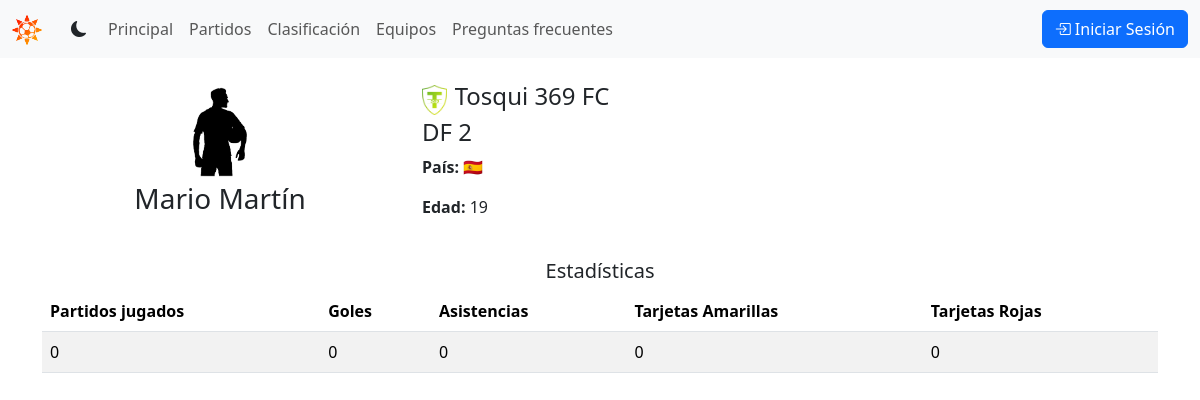
The page /players/8/ on the database its author committed.
### players/models.py (models this page shows, shortened)
class Player(models.Model):
    user = models.OneToOneField(settings.AUTH_USER_MODEL, on_delete=models.CASCADE)
    photo = models.ImageField(upload_to='players', default='players/default.png')
    team = models.ForeignKey('tournament.Team', related_name='players', null=True, on_delete=models.CASCADE)
    birthdate = models.DateField(blank=True, null=True)
    country = models.CharField(max_length=20, default='🇪🇸')
    number = models.SmallIntegerField(blank=True, default=00)
    GOALKEEPER = 'GK'
    DEFENDER = 'DF'
    MIDFIELDER = 'MD'
    FORWARD = 'FW'
    ROLE = {
        GOALKEEPER: 'Portero',
        DEFENDER: 'Defensa',
        MIDFIELDER: 'Centrocampista',
        FORWARD: 'Delantero'
    }
    position = models.CharField(
        max_length=2,
        choices=ROLE,
        default=MIDFIELDER,
    )
    played=models.SmallIntegerField(default=0)
    goals=models.SmallIntegerField(default=0)
    assists = models.SmallIntegerField(default=0)
    yellow_cards = models.SmallIntegerField(default=0)
    red_cards = models.SmallIntegerField(default=0)
    class Meta:
        ordering = ['team', 'position', 'number']

### tournament/models.py (models this page shows, shortened)
class Team(models.Model):
    name = models.CharField(max_length=100, unique=True)
    club_code = models.CharField(max_length=3, unique=True, default='UFC')
    shield = models.ImageField(upload_to='shields', default='shields/default.png')
    info = models.TextField(max_length=1000, blank=True)
    class Meta:
        ordering = ['name']

### players/views.py (the view)
# urls.py: path('<player_id>/', views.player_info, name='player-info'),
def player_info(request, player_id):
    player = Player.objects.get(id=player_id)
    age = get_player_age(player.birthdate)
    return render(request, 'players/player.html', {'player': player, 'age': age})

### shared/funcs.py (called while the page is built)
def get_player_age(birthdate: date) -> int:
    now = date.today()
    TODAY = now.day
    MONTH = now.month
    YEAR = now.year
    if birthdate.month > MONTH:
        return YEAR - birthdate.year - 1
    elif birthdate.month == MONTH:
        if birthdate.day > TODAY:
            return YEAR - birthdate.year - 1
        else:
            return YEAR - birthdate.year
    else:
        return YEAR - birthdate.year

### players/templates/players/player.html
{% extends "base.html" %}
{% block content %}
<div class="container mt-4">
    <div class="row">
        <div class="col-md-4 text-center">
            <img src="{{ player.photo.url }}" class="img-fluid" style="max-width: 100px; max-height: 100px;" alt="Foto de {{ player.user.first_name }} {{ player.user.last_name }}">
            <h3>{{ player.user.first_name }} {{ player.user.last_name }}</h3>
        </div>
        <div class="col-md-8">
            <div class="d-flex align-items-center">
                <img src="{{ player.team.shield.url }}" class="img-fluid" style="max-width: 30px; max-height: 30px;" alt="Escudo de {{ player.team.name }}">
                <h4 class="ms-2">{{ player.team.name }}</h4>
            </div>
            <h4>{{ player.position }}  {{ player.number }}</h4>
            <p><strong>País:</strong> {{ player.country }}</p>
            <p><strong>Edad:</strong> {{ age }}</p>
        </div>
    </div>
    <h2 class="lead text-center mt-4">Estadísticas</h2>
    <table class="table table-striped">
        <thead>
            <tr>
                <th>Partidos jugados</th>
                <th>Goles</th>
                <th>Asistencias</th>
                <th>Tarjetas Amarillas</th>
                <th>Tarjetas Rojas</th>
            </tr>
        </thead>
        <tbody>
            <tr>
                <td>{{ player.played }}</td>
                <td>{{ player.goals }}</td>
                <td>{{ player.assists }}</td>
                <td>{{ player.yellow_cards }}</td>
                <td>{{ player.red_cards }}</td>
            </tr>
        </tbody>
    </table>
</div>
{% endblock %}

### rows shown on the page
Player: photo (placeholder picture), user.first_name "Mario", user.last_name "Martín", team.shield (picture), team.name "Tosqui 369 FC", position "DF", number "2", country "🇪🇸", played "0", goals "0", assists "0", yellow_cards "0", red_cards "0"

### other values the page prints
{{ age }} "19"
